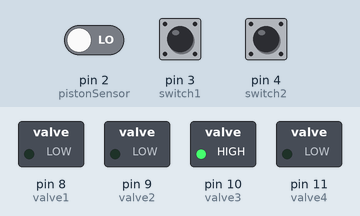
Recording of a sketch running on a simulated Arduino Uno, built with avr-gcc and run on an emulated ATmega328P. Parts: switched loads named in the sketch (green lamp = pin HIGH). The test bench sets the inputs (shaded band); at power-on: pin 2 (pistonSensor) LOW, pin 4 (switch2) LOW, pin 3 (switch1) HIGH.

Above: at 3.1 s.
3.2 s: pin 2 (pistonSensor) driven HIGH
At 4.4 s:
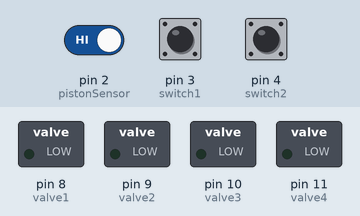
6.2 s: pin 4 (switch2) pulled HIGH for 0.15 s
At 7.2 s:
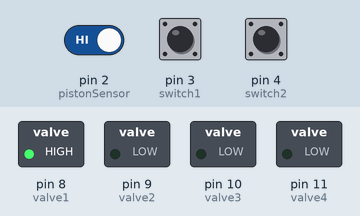
9.3 s: pin 4 (switch2) pulled HIGH for 3.2 s
At 15.7 s:
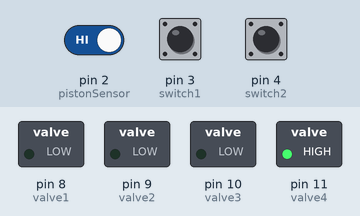
Timing chart, 0 to 17.4 s (numbered marks = the images above; inputs shaded):
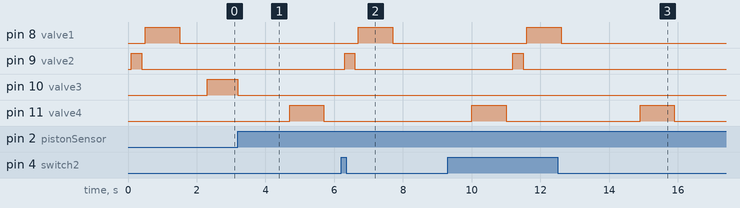

Measured:
- after the input at 3.2 s, pin 10 (valve3): HIGH → LOW at once; pin 11 (valve4): LOW → HIGH after 1.5 s, → LOW 1.0 s later
- after the input at 6.2 s, pin 8 (valve1): LOW → HIGH after 0.50 s, → LOW 1.0 s later; pin 9 (valve2): LOW → HIGH after 0.10 s, → LOW 0.30 s later
- after the input at 9.3 s, pin 8 (valve1): LOW → HIGH after 2.3 s, → LOW 1.0 s later; pin 9 (valve2): LOW → HIGH after 1.9 s, → LOW 0.30 s later

The sketch:

Alex_Stein_Pneumatic_One_Ball_State.ino
```cpp
/*
  Pneumatic One Ball
  Move two balls around the course using states
  Alex Stein 1 and Megan Keeler 2 Group E
  Matthew Stein Mechatronics 2015
 */

// Each valve is connected to digital output
// give it a name:
const int valve1 = 8;//Flinger
const int valve2 = 9;//Pusher
const int valve3 = 10;//Tipper Extends
const int valve4 = 11;//Tipper Retracts
const int pistonSensor = 2; //Position Sensor
const int switch1  = 3; //VexSwitch
const int switch2 = 4;  //Regular Switch

//booleans for sensors
int switch1State = 0;
int switch2State = 0;

// the setup routine runs once when you press reset:
void setup() {
  // initialize the digital pin as an output.
  pinMode(valve1, OUTPUT);
  pinMode(valve2, OUTPUT);
  pinMode(valve3, OUTPUT);
  pinMode(valve4, OUTPUT);

  // initialize the sensors as inputs.
  pinMode(pistonSensor, INPUT);
  pinMode(switch1, INPUT);
  pinMode(switch2, INPUT);
}

// the loop routine runs over and over again forever:
void loop() {

  state1();
  state2();
  state3();
}

//Pusher to Tipper and Flinger to Pusher
void state1()
{
  digitalWrite(13, HIGH); //Light to show changes in states
  delay(100);
  digitalWrite(13, LOW);

  digitalWrite(valve2, HIGH);   // Open valve 2 (Pusher extends)
  delay(300);               // wait for 300 milliseconds
  digitalWrite(valve2, LOW);    // Close valve 2 (Pusher retracts)
  delay(100);               // wait for 100 milliseconds
  digitalWrite(valve1, HIGH);   // Open valve 1 (Flinger extends)
  delay(1000);               // wait for a second
  digitalWrite(valve1, LOW);    // Close valve 1 (Flinger retracts)
  delay(700);               // wait for 700 milliseconds
}

void state2()
{
  digitalWrite(13, HIGH); //Light to show changes in states
  delay(100);
  digitalWrite(13, LOW);

  while(digitalRead(switch1) == LOW)delay(1); //wait for Vex switch to trigger
  digitalWrite(valve3, HIGH);   // Open valve 3 (Tipper extends)
  while(digitalRead(pistonSensor) == LOW)delay(1);  // wait until piston sensor senses the presence of the piston
  digitalWrite(valve3, LOW);    // Close valve 3 (Tipper stays still)
  delay(1500);               // wait for 1.5 seconds
  digitalWrite(valve4, HIGH);   // Open valve 4 (Tipper Retracts)
  delay(1000);               // wait for a second
  digitalWrite(valve4, LOW);    // Close valve 4 (Tipper stays still)
}

void state3()
{
  digitalWrite(13, HIGH); //Light to show changes in states
  delay(100);
  digitalWrite(13, LOW);

  while(digitalRead(switch2) == LOW)delay(1); //Wait for ball to hit second switch
}
```
